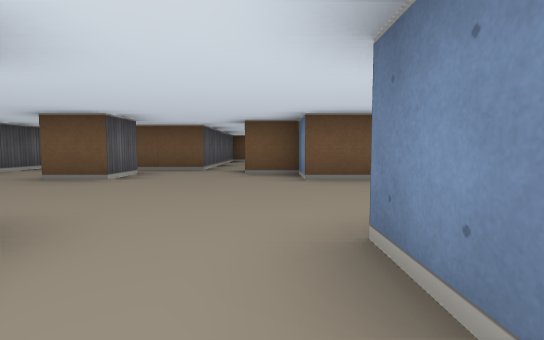
[1] (above)

16 first-person views from a walk through a cub3D level. The camera is about half as high as the walls, tilts 4° down and sees 85° across. The floor is counted in squares. Each view is taken from the middle of a square. On the plan, view 1 faces up. The plan holds only what a view shows up to about 9 squares ahead; the rest is blank. The place goes on beyond the plan.

[2]
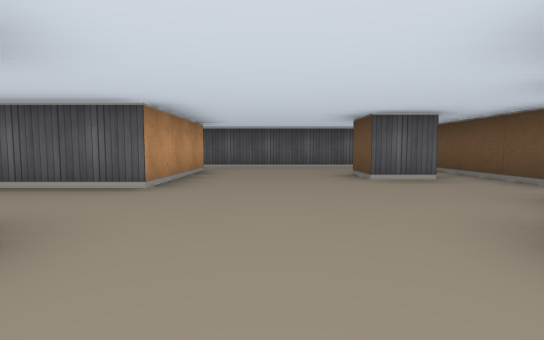

[3]
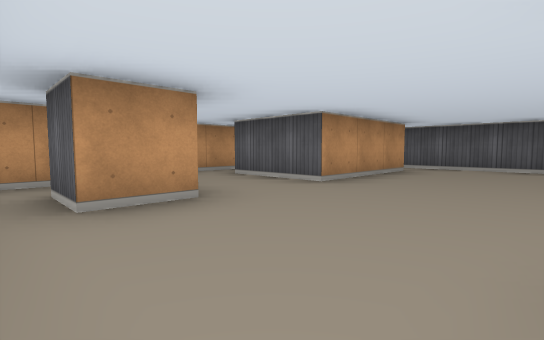

[4]
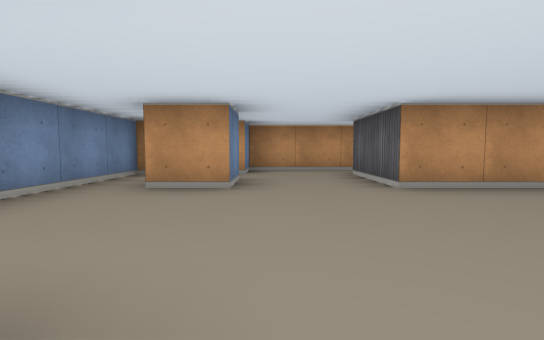

[5]
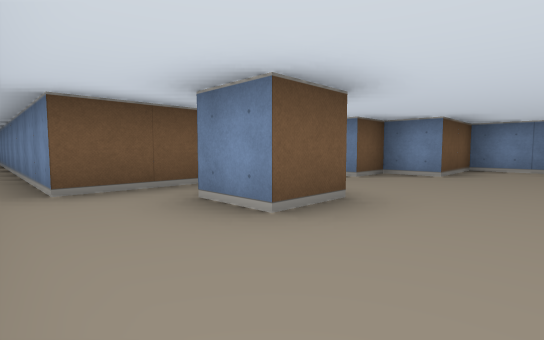

[6]
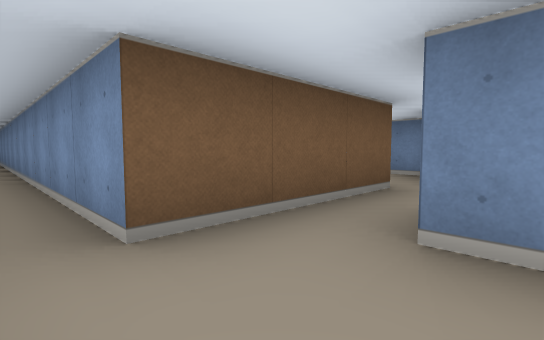

[7]
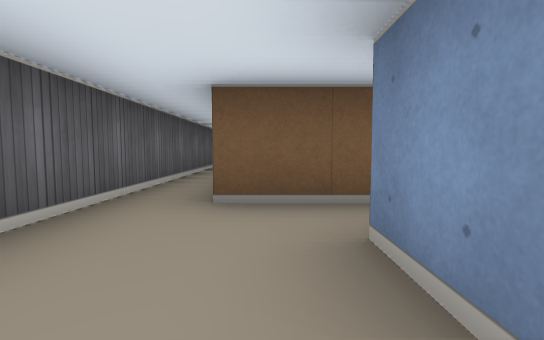

[8]
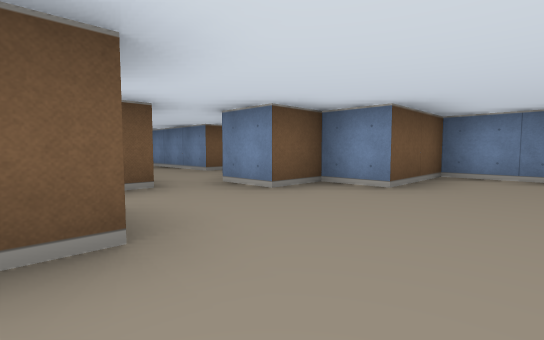

[9]
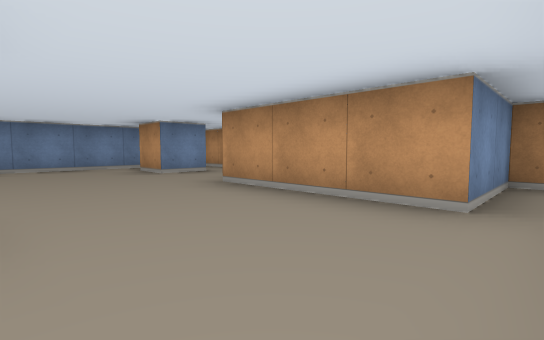

[10]
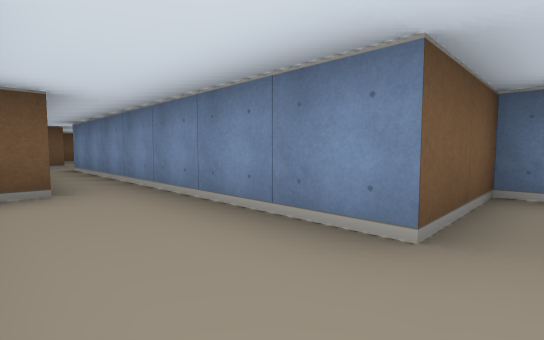

[11]
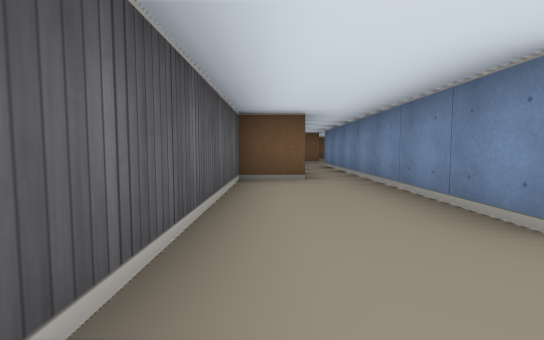

[12]
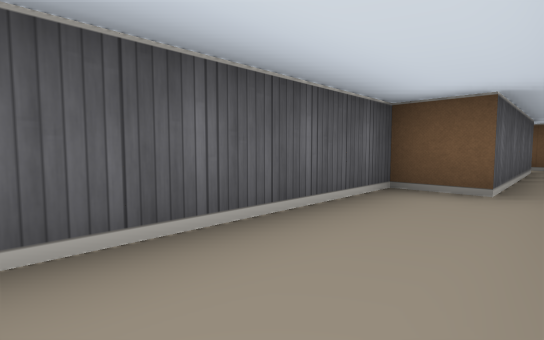

[13]
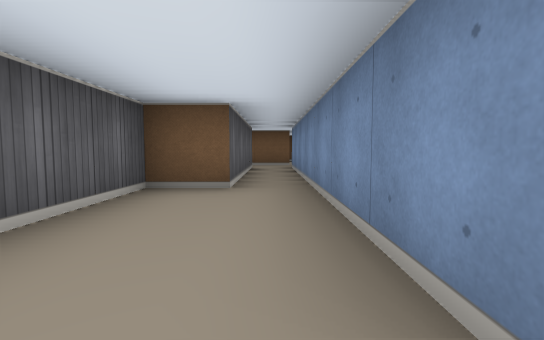

[14]
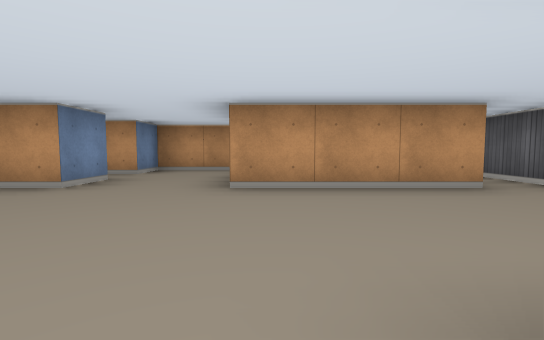

[15]
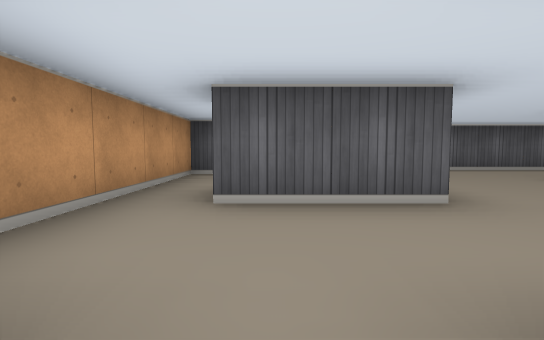

[16]
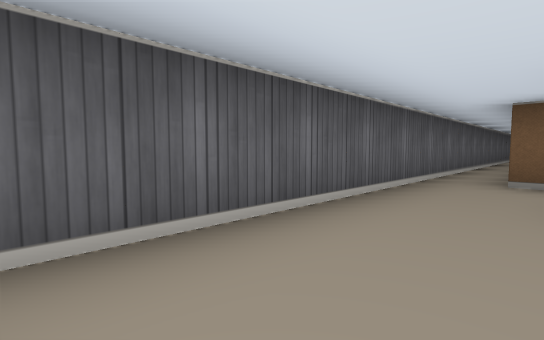

### Floor plan
Points are (right, up) in squares from view 1. A wall is a line through its corners. A room is listed if a view was taken in it or the views show most of it. See-through windows are left out.
Room 1 (views 1, 2, 3, 4, 5, 6, 7, 8, 9, 11, 14, 15, 16)
walls: (-2.5, 5.6) (-2.5, 4.5) (-3.5, 4.5) (-3.5, 5.5); (-1.5, 7.5) (-1.5, 6.5) (-4.5, 6.5) (-4.5, 16.4); (0.5, 0.5) (0.5, 1.5) (1.5, 1.5) (1.5, 0.5); (-4.5, -0.5) (-4.5, 1.5) (-1.5, 1.5) (-1.5, -0.5); (-4.5, -1) (-4.5, -1.5) (0.5, -1.5) (0.5, -0.5) (2.5, -0.5) (2.5, 4.5) (0.5, 4.5) (0.5, 5.5) (-0.5, 5.5) (-0.5, 6.5); (-5.5, 13.2) (-5.5, 0)
ways out: opening at (-1, 7) to room 2
Room 2 (views 10, 12, 13)
walls: (2.5, 8.5) (0.5, 8.5) (0.5, 15.5); (0.5, 6.8) (0.5, 7.4); (-0.5, 15.5) (-0.5, 11.5) (-1.5, 11.5) (-1.5, 7.5)
ways out: opening at (-1, 7) to room 1; opening at (0, 15)

Positions as (right, up) in squares from view 1, and headings:
1: (0, 0), facing up
2: (2, 3), facing left
3: (2, 4), facing down-left
4: (0, 5), facing down
5: (-5, 3), facing up-right
6: (-5, 5), facing up-right
7: (-4, 4), facing up
8: (-3, 3), facing up-right
9: (-5, 4), facing down-right
10: (-1, 8), facing up-right
11: (-1, 7), facing up
12: (0, 8), facing up-left
13: (0, 8), facing up
14: (-2, 5), facing down
15: (1, 0), facing left
16: (-4, 2), facing up-left
